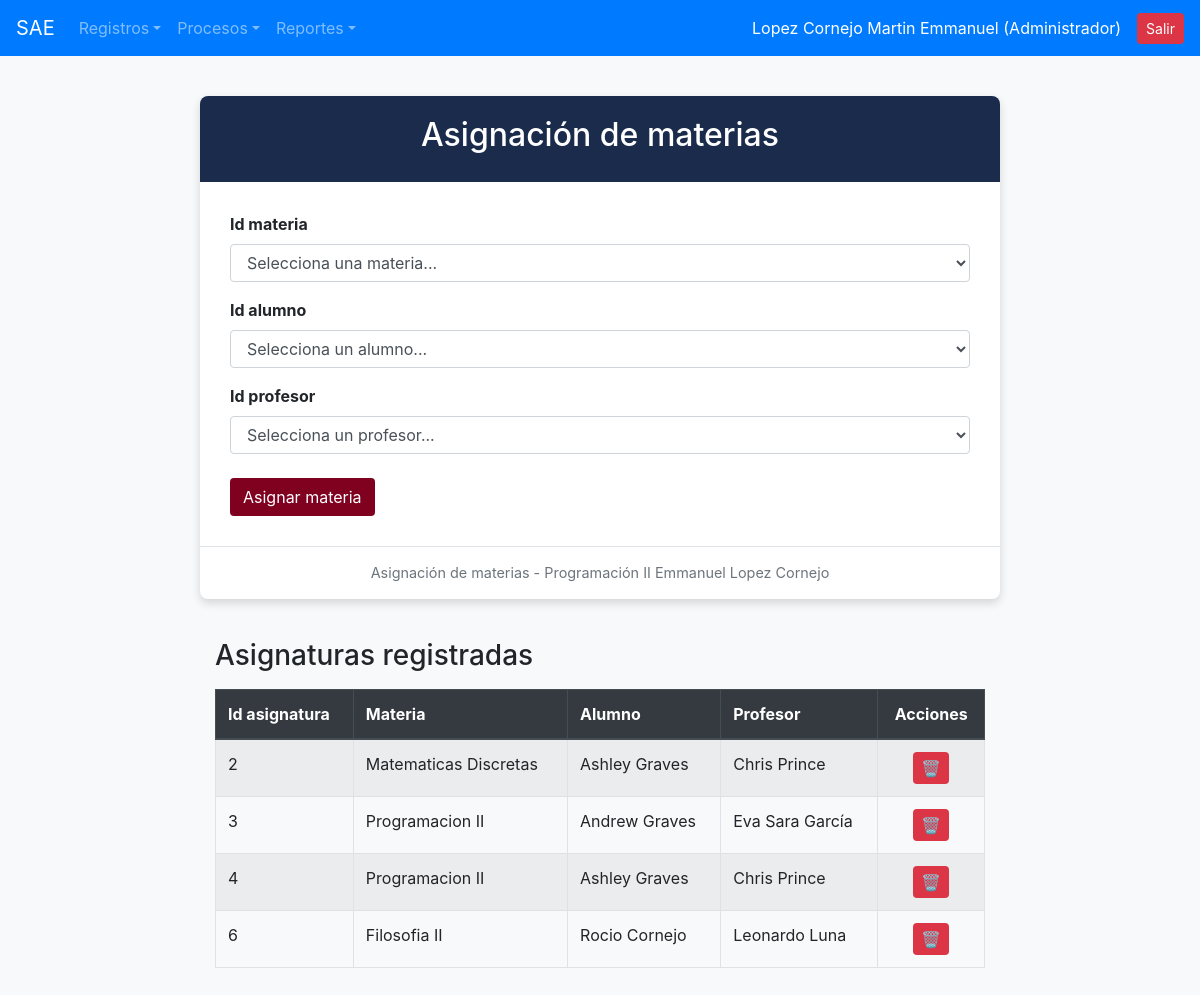
Screenshot of /procesos/asignacion_materia.php (signed in) with the database file from the repository.
### tables this page shows
CREATE TABLE `asignaciones` (
  `idasignatura` int(11) NOT NULL,
  `idmat` int(11) NOT NULL,
  `idalumn` int(11) NOT NULL,
  `idprof` int(11) NOT NULL
);

CREATE TABLE `materias` (
  `idmat` int(11) NOT NULL,
  `clave_mat` varchar(50) NOT NULL,
  `nombre_mat` varchar(150) NOT NULL,
  `creditos` int(11) NOT NULL,
  `estatus_mat` varchar(10) DEFAULT 'ALTA'
);

### procesos/asignacion_materia.php (the view, shortened to what this page needs)
<?php
include_once("../conexion.php");
include_once("../navegacion/nav.php");
$asignaturas = $conexion->query("SELECT asig.idasignatura, m.nombre_mat AS materia, CONCAT(a.nombre_al, ' ', a.apaterno_al) AS alumno, CONCAT(p.nombre_prof, ' ', p.apaterno_prof) AS profesor FROM asignaciones asig JOIN materias m ON asig.idmat = m.idmat JOIN alumnos a ON asig.idalumn = a.idalumn JOIN profesores p ON asig.idprof = p.idprof");
?>
<!DOCTYPE html>
<html lang="es">
<head>
</head>
<body>
<div class="container">
    <div class="form-container">
        <div class="form-header">
            <h2>Asignación de materias</h2>
        </div>
        <div class="form-body">
            <form method="POST" action="">
                <div class="form-group mb-3">
                    <label for="idmat" class="font-weight-bold">Id materia</label>
                    <select name="idmat" id="idmat" class="form-control" required>
                        <option value="">Selecciona una materia...</option>
                    </select>
                </div>
                <div class="form-group mb-3">
                    <label for="idalumn" class="font-weight-bold">Id alumno</label>
                    <select name="idalumn" id="idalumn" class="form-control" required>
                        <option value="">Selecciona un alumno...</option>
                    </select>
                </div>
                <div class="form-group mb-4">
                    <label for="idprof" class="font-weight-bold">Id profesor</label>
                    <select name="idprof" id="idprof" class="form-control" required>
                        <option value="">Selecciona un profesor...</option>
                    </select>
                </div>
                <button type="submit" class="btn btn-custom">Asignar materia</button>
            </form>
        </div>
        <div class="footer-text">
            Asignación de materias - Programación II Emmanuel Lopez Cornejo
        </div>
    </div>
    <div class="container mt-4 mb-5" style="max-width: 800px;">
        <h3 class="mb-3">Asignaturas registradas</h3>
        <table class="table table-bordered table-striped">
            <thead class="thead-dark">
                <tr>
                    <th>Id asignatura</th>
                    <th>Materia</th>
                    <th>Alumno</th>
                    <th>Profesor</th>
                    <th class="text-center">Acciones</th>
                </tr>
            </thead>
            <tbody>
                <?php if ($asignaturas->num_rows > 0): ?>
                    <?php while ($row = $asignaturas->fetch_assoc()): ?>
                        <tr>
                            <td><?php echo $row['idasignatura']; ?></td>
                            <td><?php echo $row['materia']; ?></td>
                            <td><?php echo $row['alumno']; ?></td>
                            <td><?php echo $row['profesor']; ?></td>
                            <td class="text-center">
                                <a href="asignacion_materia.php?eliminar=<?php echo $row['idasignatura']; ?>" class="btn-emoji btn-delete" onclick="return confirm('¿Eliminar asignación?');" title="Eliminar de BD">🗑️</a>
                            </td>
                        </tr>
                    <?php endwhile; ?>
                <?php else: ?>
                    <tr>
                        <td colspan="5" class="text-center">No hay asignaturas registradas aún.</td>
                    </tr>
                <?php endif; ?>
            </tbody>
        </table>
    </div>
</div>
</body>
</html>

### procesos/asignacion_materia.php (style rules this page uses)
body { background-color: #f8f9fa; }
.form-container { max-width: 800px; margin: 40px auto; background: #ffffff; border-radius: 8px; box-shadow: 0 4px 10px rgba(0,0,0,0.15); overflow: hidden; }
.form-header { background-color: #1a2b4c; color: white; padding: 20px; text-align: center; }
.form-body { padding: 30px; }
.btn-custom { background-color: #800020; color: white; }
.footer-text { text-align: center; padding: 15px; font-size: 0.9em; color: #6c757d; border-top: 1px solid #dee2e6; }
.btn-emoji { border: none; padding: 4px 8px; border-radius: 4px; text-decoration: none; display: inline-block; }
.btn-delete { background-color: #dc3545; color: white; }

### rows the page displays
asignaciones: idasignatura "2", idmat.nombre_mat "Matematicas Discretas", alumno "Ashley Graves", profesor "Chris Prince"
asignaciones: idasignatura "3", idmat.nombre_mat "Programacion II", alumno "Andrew Graves", profesor "Eva Sara García"
asignaciones: idasignatura "4", idmat.nombre_mat "Programacion II", alumno "Ashley Graves", profesor "Chris Prince"
asignaciones: idasignatura "6", idmat.nombre_mat "Filosofia II", alumno "Rocio Cornejo", profesor "Leonardo Luna"

### other values shown
$_SESSION['nombre_usuario'] "Lopez Cornejo Martin Emmanuel"
$_SESSION['nombre_puesto'] "Administrador"
